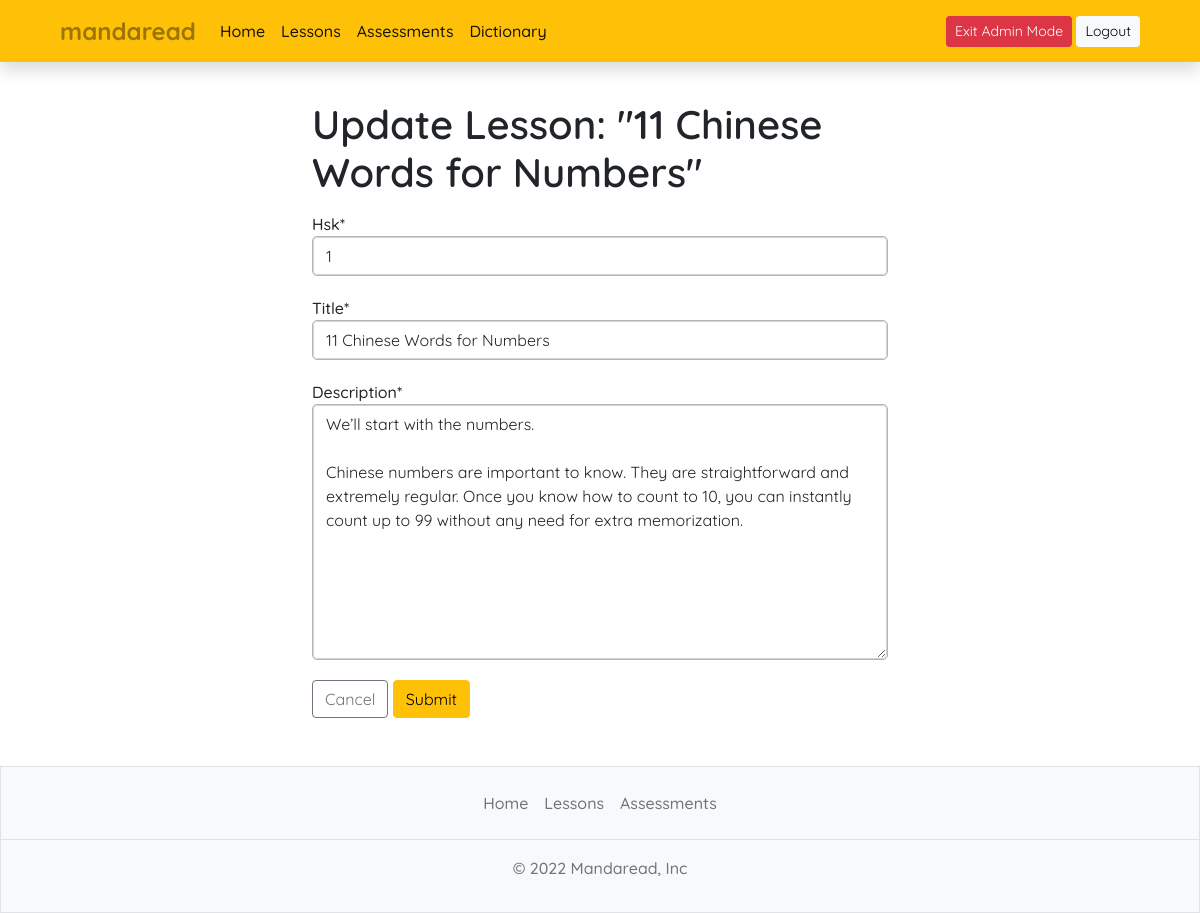
The page /adminmode/lessons/1/update/ (signed in) on the database as committed earlier.
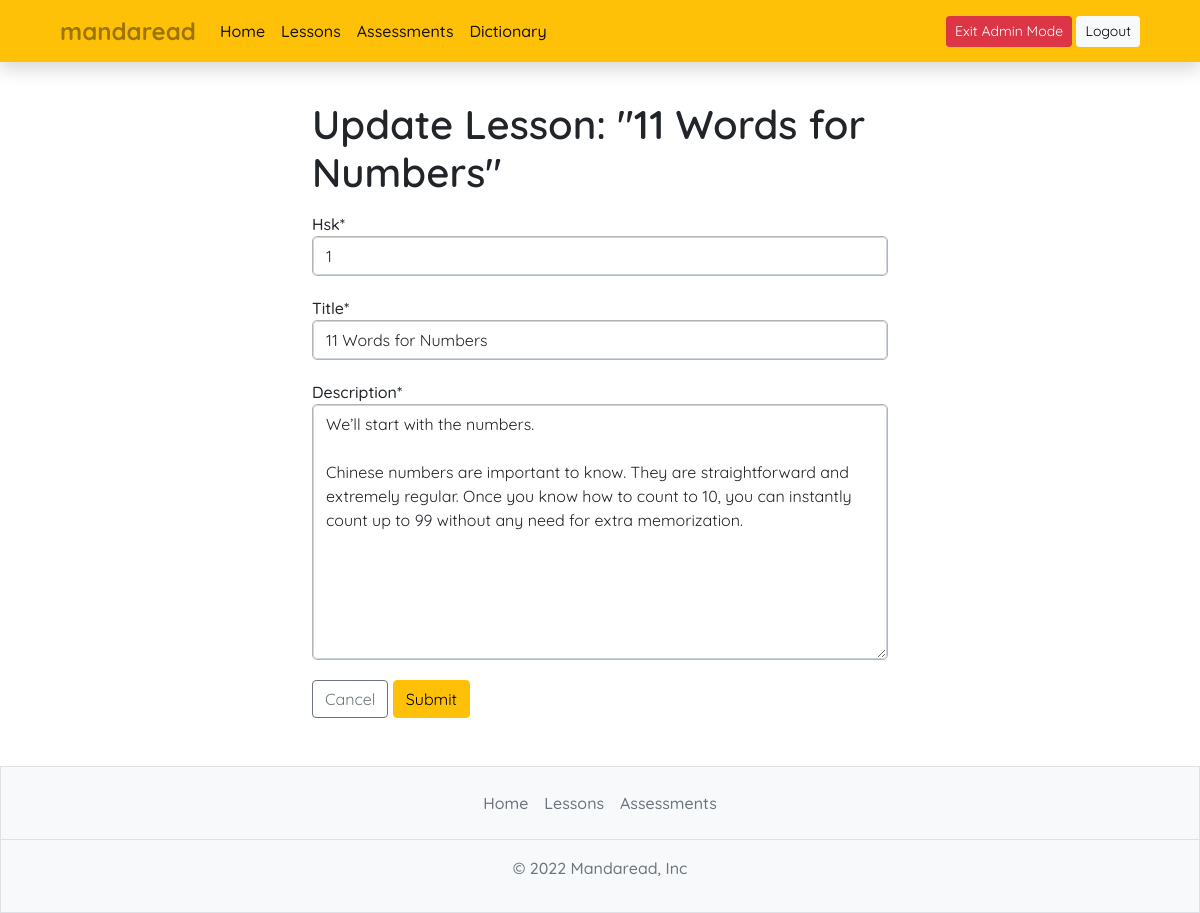
The same page on the database as committed later.
### lessonbank/models.py (models this page shows, shortened)
class LessonBank(models.Model):
    hsk = models.PositiveIntegerField(default=1, null=False, blank=False, validators=[MinValueValidator(1), MaxValueValidator(2)])
    title = models.CharField(max_length=255, null=False, blank=False)
    description = models.TextField(null=False, blank=False)
    read_by = models.ManyToManyField(User, null=True, blank=True)

### adminmode/views.py (the view, shortened to what this page needs)
# urls.py: path('lessons/<int:pk>/update/', views.AdminUpdateLesson.as_view(), name='admin-update-lesson'),
class AdminUpdateLesson(LoginRequiredMixin, UserPassesTestMixin, SuccessMessageMixin, UpdateView):
    model = LessonBank
    fields = ['hsk', 'title', 'description']
    template_name = "adminmode/lessonbank_form.html"
    success_message = "The lesson was successfully updated!"
    def test_func(self):
        return self.request.user.is_superuser

### adminmode/templates/adminmode/lessonbank_form.html (shortened to what this page needs)
{% extends 'adminmode/base.html' %}
{% load crispy_forms_tags %}
{% block content %}
<div class="container mb-5 col-12 col-md-6">
    {% with request.resolver_match.view_name as view_name %}
        {% if view_name == 'admin-create-lesson' %}
            <h1 class = "mb-3">Create New Lesson</h1>
        {% elif view_name == 'admin-update-lesson' %}
            <h1 class="mb-3">Update Lesson: "{{ object.title }}"</h1>
        {% endif %}
    {% endwith %}
    <form method = "POST">
        <div class = "mb-3">
            {{ form|crispy }}
        </div>
        <button type = "button" class = "btn btn-outline-secondary" onClick="javascript:history.go(-1);">Cancel</button>
        <button type = "submit" class = "btn btn-warning">Submit</button>
    </form>
</div>
{% endblock %}

Rows that differ between the two databases and show on the page:
changed LessonBank: title "11 Chinese Words for Numbers" → "11 Words for Numbers"
